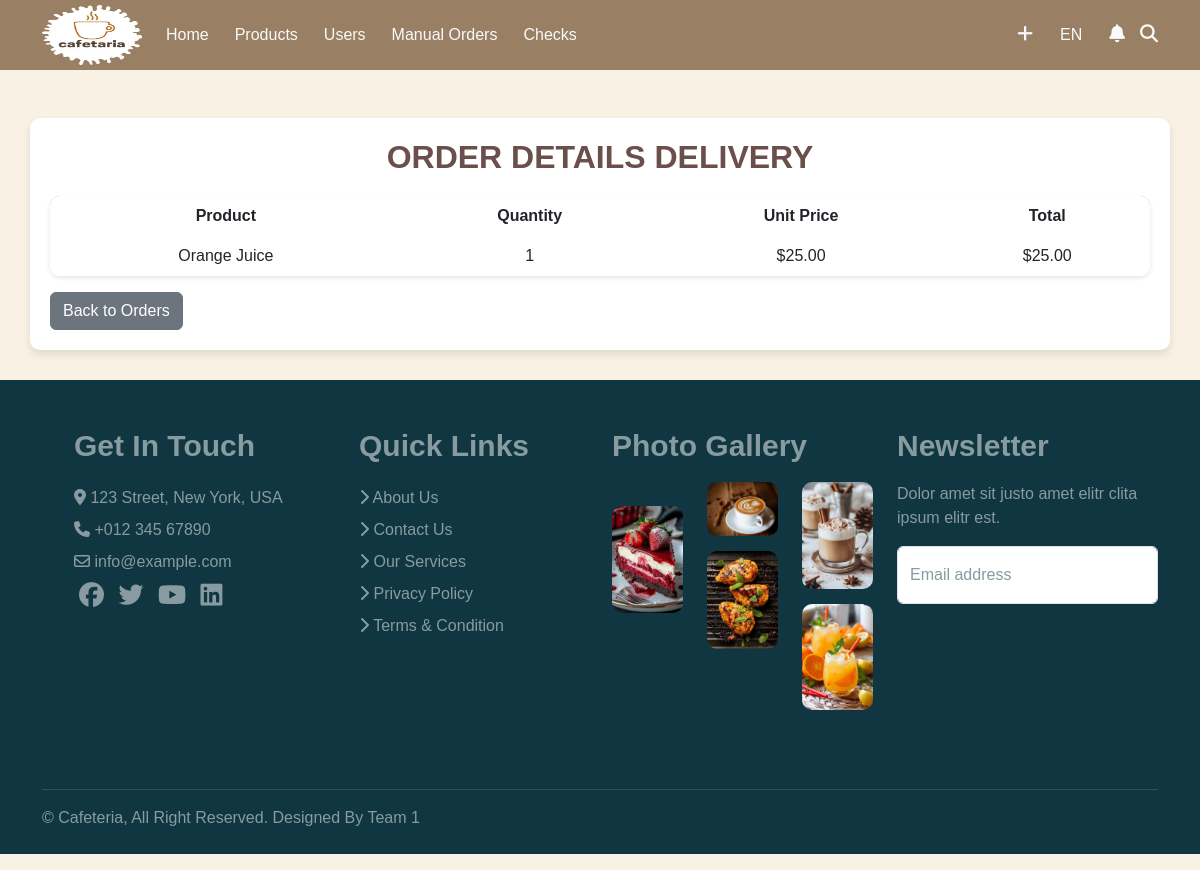
Page /project/Cafeteria_php/pages/order_details.php?order_id=22 on the committed database.
### tables this page shows
CREATE TABLE `order_details` (
  `order_details_id` int NOT NULL,
  `order_id` int DEFAULT NULL,
  `product_id` int DEFAULT NULL,
  `quantity` int NOT NULL
);

CREATE TABLE `products` (
  `product_id` int NOT NULL,
  `category_id` int NOT NULL,
  `productName` varchar(150) NOT NULL,
  `price` decimal(10,2) NOT NULL,
  `product_description` varchar(1000) NOT NULL,
  `product_img` varchar(500) NOT NULL
);

### project/Cafeteria_php/pages/order_details.php (the view, shortened to what this page needs)
<?php include '../include/header.php' ?>
<?php
require "../config/config.php";
$order_id = intval($_GET['order_id']);
$query = "SELECT p.productName, od.quantity, p.price, (od.quantity * p.price) AS total
          FROM order_details od
          JOIN products p ON od.product_id = p.product_id
          WHERE od.order_id = :order_id";
$stmt = $conn->prepare($query);
$stmt->bindParam(':order_id', $order_id, PDO::PARAM_INT);
$stmt->execute();
$orderDetails = $stmt->fetchAll(PDO::FETCH_ASSOC);
?>
<!DOCTYPE html>
<html lang="en">
<head>
    <link rel="stylesheet" href="https://cdn.jsdelivr.net/npm/bootstrap@5.3.0/dist/css/bootstrap.min.css">
    <link rel="stylesheet" href="css/admin_orders.css">
    <link rel="stylesheet" href="css/myorder.css">
</head>
<body>
<div class="container admin-container  mt-5">
    <h2 class="text-center admin-title">Order Details Delivery</h2>
    <table class="table table-hover admin-table">
        <thead>
            <tr>
                <th>Product</th>
                <th>Quantity</th>
                <th>Unit Price</th>
                <th>Total</th>
            </tr>
        </thead>
        <tbody>
            <?php foreach ($orderDetails as $detail): ?>
                <tr>
                    <td><?= htmlspecialchars($detail['productName']) ?></td>
                    <td><?= $detail['quantity'] ?></td>
                    <td>$<?= number_format($detail['price'], 2) ?></td>
                    <td>$<?= number_format($detail['total'], 2) ?></td>
                </tr>
            <?php endforeach; ?>
        </tbody>
    </table>
    <a href="admin_orders.php" class="btn btn-secondary">Back to Orders</a>
</div>
</body>
</html>
<?php include '../include/footer.php'; ?>

### project/Cafeteria_php/pages/css/admin_orders.css (style rules this page uses)
body { background-color: #f8f1e4; font-family: 'Arial', sans-serif; }
.admin-container { background-color: #fff; padding: 20px; border-radius: 10px; box-shadow: 0 4px 8px rgba(0, 0, 0, 0.1); }
.admin-title { color: #6a4f4b; font-weight: bold; text-transform: uppercase; margin-bottom: 20px; }
.admin-table { border-radius: 10px; box-shadow: 0 2px 4px rgba(0, 0, 0, 0.1); overflow: hidden; }
.admin-table thead { background-color: #d4a373; color: white; }
table { border: none; border-collapse: collapse; }
table td, table th { border: none; }

### project/Cafeteria_php/pages/css/myorder.css (style rules this page uses)
table { width: 100%; border-collapse: collapse; }
th, td { border: 1px solid black; padding: 10px; text-align: center; }
th { background-color: #f4f4f4; }

### rows in the picture
order_details: product.productName "Orange Juice", quantity "1", product.price "25.00", total "25.00"
